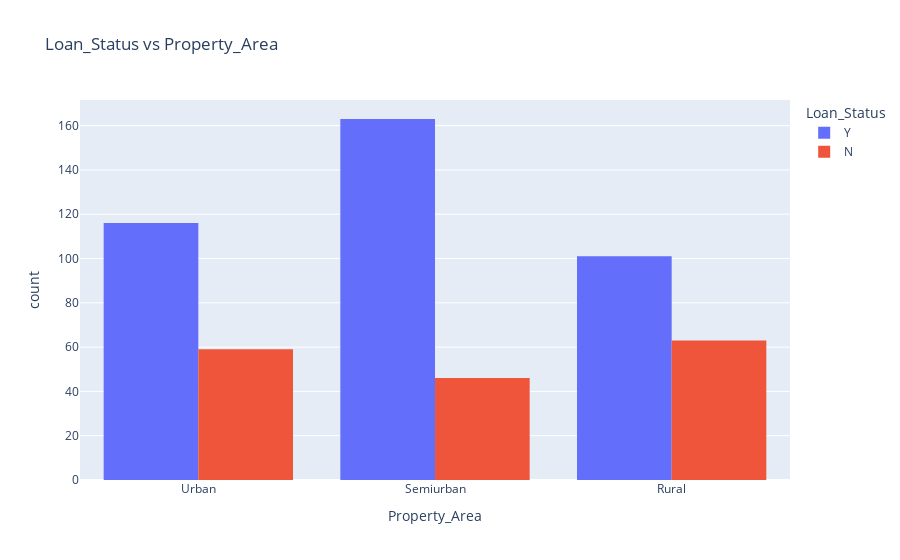

This figure's notebook cell:
### Code cell
fig_property_area = px.histogram(df, x='Property_Area', color='Loan_Status', barmode='group', title='Loan_Status vs Property_Area')
fig_property_area.show()

### Figure 1 — Plotly figure (JSON) as saved in the notebook; plotly's stock layout.template omitted (floating-point values rounded to 4 significant figures; data arrays with more than 128 entries replaced by an {"elided": "..."} marker saying what was removed)
{"data": [{"alignmentgroup": "True", "bingroup": "x", "hovertemplate": "Loan_Status=Y<br>Property_Area=%{x}<br>count=%{y}<extra></extra>", "legendgroup": "Y", "marker": {"color": "#636efa", "pattern": {"shape": ""}}, "name": "Y", "offsetgroup": "Y", "orientation": "v", "showlegend": true, "type": "histogram", "x": {"elided": "380 str values"}, "xaxis": "x", "yaxis": "y"}, {"alignmentgroup": "True", "bingroup": "x", "hovertemplate": "Loan_Status=N<br>Property_Area=%{x}<br>count=%{y}<extra></extra>", "legendgroup": "N", "marker": {"color": "#EF553B", "pattern": {"shape": ""}}, "name": "N", "offsetgroup": "N", "orientation": "v", "showlegend": true, "type": "histogram", "x": {"elided": "168 str values"}, "xaxis": "x", "yaxis": "y"}], "layout": {"barmode": "group", "legend": {"title": {"text": "Loan_Status"}, "tracegroupgap": 0}, "title": {"text": "Loan_Status vs Property_Area"}, "xaxis": {"anchor": "y", "domain": [0, 1], "title": {"text": "Property_Area"}}, "yaxis": {"anchor": "x", "domain": [0, 1], "title": {"text": "count"}}}}
